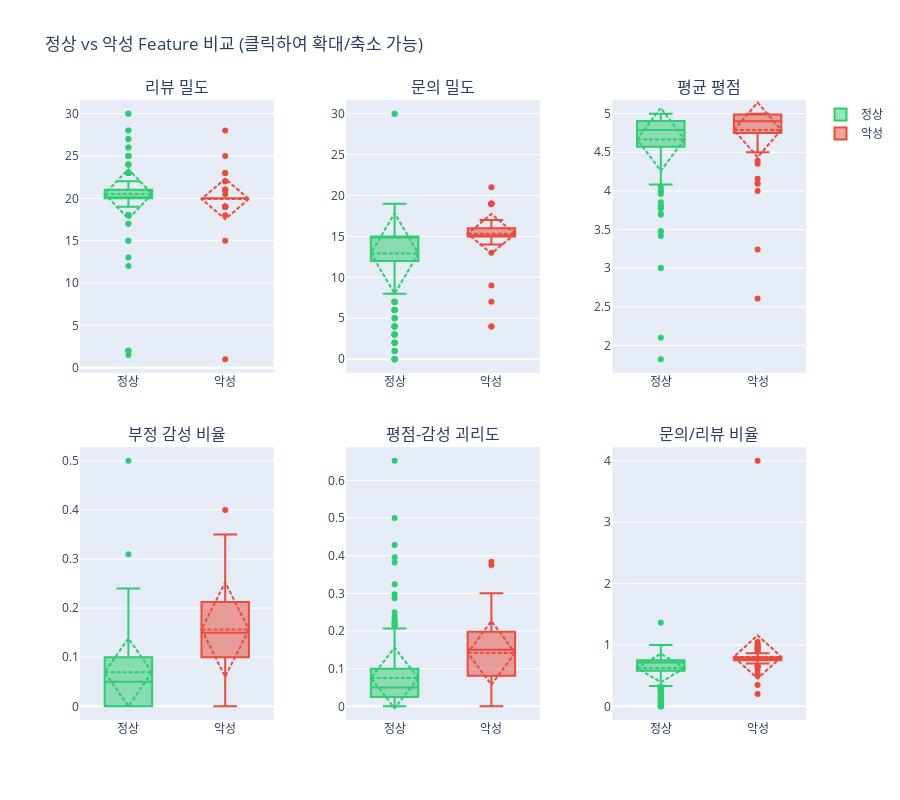

Notebook cell for this chart:
### Markdown cell above
## 🎨 3. Feature 분포 비교 (Interactive Box Plot)

### Code cell
# 주요 Feature 선택
key_features = [
    'review_density', 'question_density', 'avg_rating',
    'negative_sentiment_ratio', 'rating_sentiment_gap', 'question_review_ratio'
]

feature_names_kr = {
    'review_density': '리뷰 밀도',
    'question_density': '문의 밀도',
    'avg_rating': '평균 평점',
    'negative_sentiment_ratio': '부정 감성 비율',
    'rating_sentiment_gap': '평점-감성 괴리도',
    'question_review_ratio': '문의/리뷰 비율'
}

# Subplot 생성
fig = make_subplots(
    rows=2, cols=3,
    subplot_titles=[feature_names_kr[f] for f in key_features],
    vertical_spacing=0.12,
    horizontal_spacing=0.1
)

for idx, feature in enumerate(key_features):
    row = idx // 3 + 1
    col = idx % 3 + 1
    
    # 정상
    normal_data = df[df['label_name'] == '정상'][feature]
    fig.add_trace(
        go.Box(
            y=normal_data,
            name='정상',
            marker_color='#2ecc71',
            boxmean='sd',
            hovertemplate='<b>정상 판매자</b><br>' +
                          feature_names_kr[feature] + ': %{y:.3f}<br>' +
                          '<extra></extra>',
            showlegend=(idx == 0)
        ),
        row=row, col=col
    )
    
    # 악성
    abusive_data = df[df['label_name'] == '악성'][feature]
    fig.add_trace(
        go.Box(
            y=abusive_data,
            name='악성',
            marker_color='#e74c3c',
            boxmean='sd',
            hovertemplate='<b>악성 판매자</b><br>' +
                          feature_names_kr[feature] + ': %{y:.3f}<br>' +
                          '<extra></extra>',
            showlegend=(idx == 0)
        ),
        row=row, col=col
    )

fig.update_layout(
    title_text='정상 vs 악성 Feature 비교 (클릭하여 확대/축소 가능)',
    height=800,
    showlegend=True
)

fig.show()

### Figure 1 — Plotly figure (JSON) as saved in the notebook; plotly's stock layout.template omitted (floating-point values rounded to 4 significant figures; data arrays with more than 128 entries replaced by an {"elided": "..."} marker saying what was removed)
{"data": [{"boxmean": "sd", "hovertemplate": "<b>정상 판매자</b><br>리뷰 밀도: %{y:.3f}<br><extra></extra>", "marker": {"color": "#2ecc71"}, "name": "정상", "showlegend": true, "type": "box", "xaxis": "x", "y": {"elided": "282 float values"}, "yaxis": "y"}, {"boxmean": "sd", "hovertemplate": "<b>악성 판매자</b><br>리뷰 밀도: %{y:.3f}<br><extra></extra>", "marker": {"color": "#e74c3c"}, "name": "악성", "showlegend": true, "type": "box", "xaxis": "x", "y": [20.0, 19.0, 20.0, 21.0, 20.0, 19.0, 20.0, 20.0, 20.0, 20.0, 20.0, 20.0, 20.0, 19.0, 20.0, 19.0, 20.0, 21.0, 20.0, 20.0, 20.0, 20.0, 20.0, 20.0, 20.0, 20.0, 20.0, 21.0, 20.0, 20.0, 22.0, 20.0, 20.0, 20.0, 20.0, 20.0, 20.0, 20.0, 20.0, 21.0, 20.0, 20.0, 21.0, 20.0, 20.0, 20.0, 20.5, 20.0, 19.0, 19.0, 20.0, 28.0, 20.0, 19.0, 20.0, 20.0, 23.0, 23.0, 20.0, 20.0, 20.0, 20.0, 20.0, 20.0, 20.0, 25.0, 20.0, 20.0, 20.0, 20.0, 15.0, 20.0, 20.0, 21.0, 1.0, 20.0, 20.0, 20.0, 20.0, 22.0, 20.0, 18.0, 19.0, 19.0, 20.0, 20.0, 20.0, 19.0, 20.0, 20.0, 20.0, 19.0], "yaxis": "y"}, {"boxmean": "sd", "hovertemplate": "<b>정상 판매자</b><br>문의 밀도: %{y:.3f}<br><extra></extra>", "marker": {"color": "#2ecc71"}, "name": "정상", "showlegend": false, "type": "box", "xaxis": "x2", "y": {"elided": "282 float values"}, "yaxis": "y2"}, {"boxmean": "sd", "hovertemplate": "<b>악성 판매자</b><br>문의 밀도: %{y:.3f}<br><extra></extra>", "marker": {"color": "#e74c3c"}, "name": "악성", "showlegend": false, "type": "box", "xaxis": "x2", "y": [19.0, 17.0, 16.0, 16.0, 14.0, 15.0, 19.0, 15.0, 16.0, 16.0, 15.0, 16.0, 15.0, 15.0, 16.0, 15.0, 15.0, 15.0, 15.0, 13.0, 15.0, 15.0, 16.0, 15.0, 17.0, 17.0, 15.0, 15.0, 15.0, 15.0, 19.0, 15.0, 15.0, 19.0, 4.0, 15.0, 16.0, 15.0, 16.0, 15.0, 16.0, 16.0, 15.0, 16.0, 16.0, 16.0, 15.0, 15.0, 16.0, 15.5, 21.0, 15.0, 15.0, 15.0, 16.0, 15.0, 15.0, 15.0, 15.0, 15.0, 16.0, 15.0, 15.0, 7.0, 15.0, 15.0, 15.0, 16.0, 15.0, 15.0, 15.0, 15.0, 15.0, 19.0, 4.0, 16.5, 17.0, 19.0, 15.0, 16.0, 15.0, 9.0, 15.0, 15.0, 16.0, 19.0, 15.0, 15.0, 15.0, 15.0, 16.0, 19.0], "yaxis": "y2"}, {"boxmean": "sd", "hovertemplate": "<b>정상 판매자</b><br>평균 평점: %{y:.3f}<br><extra></extra>", "marker": {"color": "#2ecc71"}, "name": "정상", "showlegend": false, "type": "box", "xaxis": "x3", "y": {"elided": "282 float values"}, "yaxis": "y3"}, {"boxmean": "sd", "hovertemplate": "<b>악성 판매자</b><br>평균 평점: %{y:.3f}<br><extra></extra>", "marker": {"color": "#e74c3c"}, "name": "악성", "showlegend": false, "type": "box", "xaxis": "x3", "y": [4.95, 5.0, 4.95, 4.762, 5.0, 5.0, 4.9, 5.0, 5.0, 4.9, 5.0, 4.35, 4.7, 5.0, 4.75, 5.0, 4.95, 4.619, 4.9, 5.0, 4.95, 5.0, 4.8, 4.9, 4.9, 4.85, 5.0, 4.571, 4.9, 5.0, 4.091, 5.0, 4.9, 4.95, 4.1, 5.0, 4.9, 4.8, 5.0, 4.857, 4.9, 4.7, 4.667, 4.75, 4.9, 4.7, 4.927, 5.0, 4.947, 4.868, 4.8, 2.607, 4.8, 4.158, 5.0, 4.75, 4.391, 4.565, 4.85, 4.85, 4.95, 4.75, 5.0, 4.75, 4.6, 3.24, 4.95, 4.95, 4.95, 5.0, 4.867, 4.95, 4.9, 4.714, 4.0, 5.0, 5.0, 4.5, 4.975, 4.773, 5.0, 4.944, 4.737, 4.947, 5.0, 4.75, 4.85, 4.895, 4.9, 4.95, 4.9, 4.632], "yaxis": "y3"}, {"boxmean": "sd", "hovertemplate": "<b>정상 판매자</b><br>부정 감성 비율: %{y:.3f}<br><extra></extra>", "marker": {"color": "#2ecc71"}, "name": "정상", "showlegend": false, "type": "box", "xaxis": "x4", "y": {"elided": "282 float values"}, "yaxis": "y4"}, {"boxmean": "sd", "hovertemplate": "<b>악성 판매자</b><br>부정 감성 비율: %{y:.3f}<br><extra></extra>", "marker": {"color": "#e74c3c"}, "name": "악성", "showlegend": false, "type": "box", "xaxis": "x4", "y": [0.05, 0.1579, 0.05, 0.2857, 0.2, 0.1053, 0.2, 0.25, 0.0, 0.15, 0.15, 0.0, 0.25, 0.2105, 0.25, 0.0, 0.1, 0.2857, 0.15, 0.1, 0.2, 0.05, 0.05, 0.1, 0.15, 0.2, 0.15, 0.3333, 0.2, 0.2, 0.2273, 0.25, 0.4, 0.15, 0.0, 0.15, 0.1, 0.05, 0.15, 0.3333, 0.15, 0.2, 0.2381, 0.0, 0.2, 0.35, 0.2439, 0.3, 0.1053, 0.02632, 0.15, 0.2143, 0.2, 0.0, 0.05, 0.25, 0.2609, 0.3043, 0.15, 0.2, 0.2, 0.2, 0.15, 0.3, 0.1, 0.16, 0.1, 0.1, 0.15, 0.05, 0.0, 0.15, 0.05, 0.2857, 0.0, 0.05, 0.15, 0.2, 0.075, 0.2727, 0.2, 0.1667, 0.1579, 0.0, 0.15, 0.15, 0.2, 0.0, 0.3, 0.25, 0.1, 0.0], "yaxis": "y4"}, {"boxmean": "sd", "hovertemplate": "<b>정상 판매자</b><br>평점-감성 괴리도: %{y:.3f}<br><extra></extra>", "marker": {"color": "#2ecc71"}, "name": "정상", "showlegend": false, "type": "box", "xaxis": "x5", "y": {"elided": "282 float values"}, "yaxis": "y5"}, {"boxmean": "sd", "hovertemplate": "<b>악성 판매자</b><br>평점-감성 괴리도: %{y:.3f}<br><extra></extra>", "marker": {"color": "#e74c3c"}, "name": "악성", "showlegend": false, "type": "box", "xaxis": "x5", "y": [0.0375, 0.1579, 0.0375, 0.2262, 0.2, 0.1053, 0.175, 0.25, 0.0, 0.125, 0.15, 0.1625, 0.175, 0.2105, 0.1875, 0.0, 0.0875, 0.1905, 0.125, 0.1, 0.1875, 0.05, 0.0, 0.075, 0.125, 0.1625, 0.15, 0.2262, 0.175, 0.2, 0.0, 0.25, 0.375, 0.1375, 0.225, 0.15, 0.075, 0.0, 0.15, 0.2976, 0.125, 0.125, 0.1548, 0.0625, 0.175, 0.275, 0.2256, 0.3, 0.09211, 0.006579, 0.1, 0.3839, 0.15, 0.2105, 0.05, 0.1875, 0.1087, 0.1957, 0.1125, 0.1625, 0.1875, 0.1375, 0.15, 0.2375, 1.11e-16, 0.28, 0.0875, 0.0875, 0.1375, 0.05, 0.03333, 0.1375, 0.025, 0.2143, 0.25, 0.05, 0.15, 0.075, 0.06875, 0.2159, 0.2, 0.1528, 0.09211, 0.01316, 0.15, 0.0875, 0.1625, 0.02632, 0.275, 0.2375, 0.075, 0.09211], "yaxis": "y5"}, {"boxmean": "sd", "hovertemplate": "<b>정상 판매자</b><br>문의/리뷰 비율: %{y:.3f}<br><extra></extra>", "marker": {"color": "#2ecc71"}, "name": "정상", "showlegend": false, "type": "box", "xaxis": "x6", "y": {"elided": "282 float values"}, "yaxis": "y6"}, {"boxmean": "sd", "hovertemplate": "<b>악성 판매자</b><br>문의/리뷰 비율: %{y:.3f}<br><extra></extra>", "marker": {"color": "#e74c3c"}, "name": "악성", "showlegend": false, "type": "box", "xaxis": "x6", "y": [0.95, 0.8947, 0.8, 0.7619, 0.7, 0.7895, 0.95, 0.75, 0.8, 0.8, 0.75, 0.8, 0.75, 0.7895, 0.8, 0.7895, 0.75, 0.7143, 0.75, 0.65, 0.75, 0.75, 0.8, 0.75, 0.85, 0.85, 0.75, 0.7143, 0.75, 0.75, 0.8636, 0.75, 0.75, 0.95, 0.2, 0.75, 0.8, 0.75, 0.8, 0.7143, 0.8, 0.8, 0.7143, 0.8, 0.8, 0.8, 0.7317, 0.75, 0.8421, 0.8158, 1.05, 0.5357, 0.75, 0.7895, 0.8, 0.75, 0.6522, 0.6522, 0.75, 0.75, 0.8, 0.75, 0.75, 0.35, 0.75, 0.6, 0.75, 0.8, 0.75, 0.75, 1.0, 0.75, 0.75, 0.9048, 4.0, 0.825, 0.85, 0.95, 0.75, 0.7273, 0.75, 0.5, 0.7895, 0.7895, 0.8, 0.95, 0.75, 0.7895, 0.75, 0.75, 0.8, 1.0], "yaxis": "y6"}], "layout": {"annotations": [{"font": {"size": 16}, "showarrow": false, "text": "리뷰 밀도", "x": 0.1333, "xanchor": "center", "xref": "paper", "y": 1, "yanchor": "bottom", "yref": "paper"}, {"font": {"size": 16}, "showarrow": false, "text": "문의 밀도", "x": 0.5, "xanchor": "center", "xref": "paper", "y": 1, "yanchor": "bottom", "yref": "paper"}, {"font": {"size": 16}, "showarrow": false, "text": "평균 평점", "x": 0.8667, "xanchor": "center", "xref": "paper", "y": 1, "yanchor": "bottom", "yref": "paper"}, {"font": {"size": 16}, "showarrow": false, "text": "부정 감성 비율", "x": 0.1333, "xanchor": "center", "xref": "paper", "y": 0.44, "yanchor": "bottom", "yref": "paper"}, {"font": {"size": 16}, "showarrow": false, "text": "평점-감성 괴리도", "x": 0.5, "xanchor": "center", "xref": "paper", "y": 0.44, "yanchor": "bottom", "yref": "paper"}, {"font": {"size": 16}, "showarrow": false, "text": "문의/리뷰 비율", "x": 0.8667, "xanchor": "center", "xref": "paper", "y": 0.44, "yanchor": "bottom", "yref": "paper"}], "height": 800, "showlegend": true, "title": {"text": "정상 vs 악성 Feature 비교 (클릭하여 확대/축소 가능)"}, "xaxis": {"anchor": "y", "domain": [0, 0.2667]}, "xaxis2": {"anchor": "y2", "domain": [0.3667, 0.6333]}, "xaxis3": {"anchor": "y3", "domain": [0.7333, 1]}, "xaxis4": {"anchor": "y4", "domain": [0, 0.2667]}, "xaxis5": {"anchor": "y5", "domain": [0.3667, 0.6333]}, "xaxis6": {"anchor": "y6", "domain": [0.7333, 1]}, "yaxis": {"anchor": "x", "domain": [0.56, 1]}, "yaxis2": {"anchor": "x2", "domain": [0.56, 1]}, "yaxis3": {"anchor": "x3", "domain": [0.56, 1]}, "yaxis4": {"anchor": "x4", "domain": [0, 0.44]}, "yaxis5": {"anchor": "x5", "domain": [0, 0.44]}, "yaxis6": {"anchor": "x6", "domain": [0, 0.44]}}}
